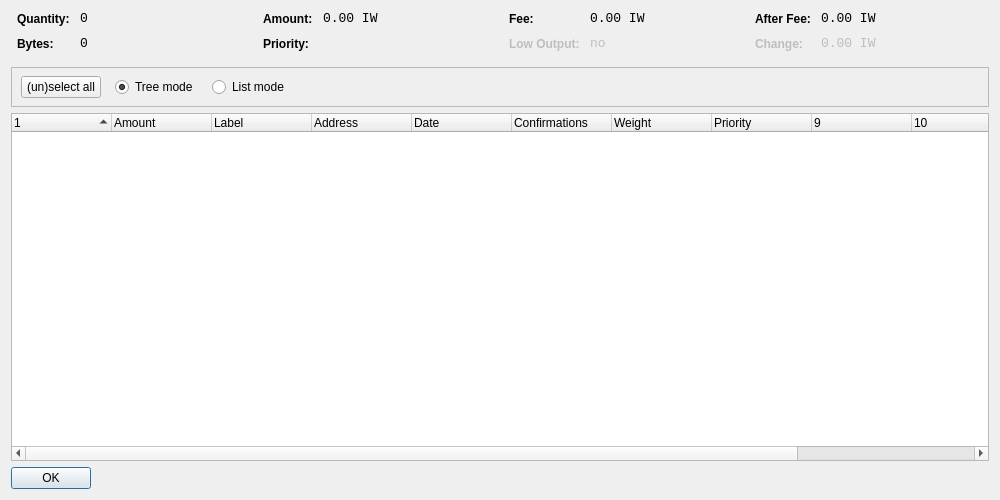
<?xml version="1.0" encoding="UTF-8"?>
<ui version="4.0">
 <class>CoinControlDialog</class>
 <widget class="QWidget" name="CoinControlDialog">
  <property name="geometry">
   <rect>
    <x>0</x>
    <y>0</y>
    <width>1000</width>
    <height>500</height>
   </rect>
  </property>
  <property name="windowTitle">
   <string>Coin Control</string>
  </property>
  <layout class="QVBoxLayout" name="verticalLayout">
   <item>
    <layout class="QHBoxLayout" name="horizontalLayoutTop" stretch="0,0,0,0">
     <property name="topMargin">
      <number>0</number>
     </property>
     <property name="bottomMargin">
      <number>10</number>
     </property>
     <item>
      <layout class="QFormLayout" name="formLayoutCoinControl1">
       <property name="horizontalSpacing">
        <number>10</number>
       </property>
       <property name="verticalSpacing">
        <number>10</number>
       </property>
       <property name="leftMargin">
        <number>6</number>
       </property>
       <property name="rightMargin">
        <number>6</number>
       </property>
       <item row="0" column="0">
        <widget class="QLabel" name="labelCoinControlQuantityText">
         <property name="styleSheet">
          <string notr="true">font-weight:bold;</string>
         </property>
         <property name="text">
          <string>Quantity:</string>
         </property>
        </widget>
       </item>
       <item row="0" column="1">
        <widget class="QLabel" name="labelCoinControlQuantity">
         <property name="font">
          <font>
           <family>Monospace</family>
           <pointsize>10</pointsize>
          </font>
         </property>
         <property name="cursor">
          <cursorShape>IBeamCursor</cursorShape>
         </property>
         <property name="contextMenuPolicy">
          <enum>Qt::ActionsContextMenu</enum>
         </property>
         <property name="text">
          <string notr="true">0</string>
         </property>
         <property name="textInteractionFlags">
          <set>Qt::LinksAccessibleByMouse|Qt::TextSelectableByKeyboard|Qt::TextSelectableByMouse</set>
         </property>
        </widget>
       </item>
       <item row="1" column="0">
        <widget class="QLabel" name="labelCoinControlBytesText">
         <property name="styleSheet">
          <string notr="true">font-weight:bold;</string>
         </property>
         <property name="text">
          <string>Bytes:</string>
         </property>
        </widget>
       </item>
       <item row="1" column="1">
        <widget class="QLabel" name="labelCoinControlBytes">
         <property name="font">
          <font>
           <family>Monospace</family>
           <pointsize>10</pointsize>
          </font>
         </property>
         <property name="cursor">
          <cursorShape>IBeamCursor</cursorShape>
         </property>
         <property name="contextMenuPolicy">
          <enum>Qt::ActionsContextMenu</enum>
         </property>
         <property name="text">
          <string notr="true">0</string>
         </property>
         <property name="textInteractionFlags">
          <set>Qt::LinksAccessibleByMouse|Qt::TextSelectableByKeyboard|Qt::TextSelectableByMouse</set>
         </property>
        </widget>
       </item>
      </layout>
     </item>
     <item>
      <layout class="QFormLayout" name="formLayoutCoinControl2">
       <property name="horizontalSpacing">
        <number>10</number>
       </property>
       <property name="verticalSpacing">
        <number>10</number>
       </property>
       <property name="leftMargin">
        <number>6</number>
       </property>
       <property name="rightMargin">
        <number>6</number>
       </property>
       <item row="0" column="0">
        <widget class="QLabel" name="labelCoinControlAmountText">
         <property name="styleSheet">
          <string notr="true">font-weight:bold;</string>
         </property>
         <property name="text">
          <string>Amount:</string>
         </property>
        </widget>
       </item>
       <item row="0" column="1">
        <widget class="QLabel" name="labelCoinControlAmount">
         <property name="font">
          <font>
           <family>Monospace</family>
           <pointsize>10</pointsize>
          </font>
         </property>
         <property name="cursor">
          <cursorShape>IBeamCursor</cursorShape>
         </property>
         <property name="contextMenuPolicy">
          <enum>Qt::ActionsContextMenu</enum>
         </property>
         <property name="text">
          <string notr="true">0.00 IW</string>
         </property>
         <property name="textInteractionFlags">
          <set>Qt::LinksAccessibleByMouse|Qt::TextSelectableByKeyboard|Qt::TextSelectableByMouse</set>
         </property>
        </widget>
       </item>
       <item row="1" column="0">
        <widget class="QLabel" name="labelCoinControlPriorityText">
         <property name="styleSheet">
          <string notr="true">font-weight:bold;</string>
         </property>
         <property name="text">
          <string>Priority:</string>
         </property>
        </widget>
       </item>
       <item row="1" column="1">
        <widget class="QLabel" name="labelCoinControlPriority">
         <property name="font">
          <font>
           <family>Monospace</family>
           <pointsize>10</pointsize>
          </font>
         </property>
         <property name="cursor">
          <cursorShape>IBeamCursor</cursorShape>
         </property>
         <property name="contextMenuPolicy">
          <enum>Qt::ActionsContextMenu</enum>
         </property>
         <property name="text">
          <string/>
         </property>
         <property name="textInteractionFlags">
          <set>Qt::LinksAccessibleByMouse|Qt::TextSelectableByKeyboard|Qt::TextSelectableByMouse</set>
         </property>
        </widget>
       </item>
      </layout>
     </item>
     <item>
      <layout class="QFormLayout" name="formLayoutCoinControl3">
       <property name="horizontalSpacing">
        <number>10</number>
       </property>
       <property name="verticalSpacing">
        <number>10</number>
       </property>
       <property name="leftMargin">
        <number>6</number>
       </property>
       <property name="rightMargin">
        <number>6</number>
       </property>
       <item row="0" column="0">
        <widget class="QLabel" name="labelCoinControlFeeText">
         <property name="styleSheet">
          <string notr="true">font-weight:bold;</string>
         </property>
         <property name="text">
          <string>Fee:</string>
         </property>
        </widget>
       </item>
       <item row="0" column="1">
        <widget class="QLabel" name="labelCoinControlFee">
         <property name="font">
          <font>
           <family>Monospace</family>
           <pointsize>10</pointsize>
          </font>
         </property>
         <property name="cursor">
          <cursorShape>IBeamCursor</cursorShape>
         </property>
         <property name="contextMenuPolicy">
          <enum>Qt::ActionsContextMenu</enum>
         </property>
         <property name="text">
          <string notr="true">0.00 IW</string>
         </property>
         <property name="textInteractionFlags">
          <set>Qt::LinksAccessibleByMouse|Qt::TextSelectableByKeyboard|Qt::TextSelectableByMouse</set>
         </property>
        </widget>
       </item>
       <item row="1" column="0">
        <widget class="QLabel" name="labelCoinControlLowOutputText">
         <property name="enabled">
          <bool>false</bool>
         </property>
         <property name="styleSheet">
          <string notr="true">font-weight:bold;</string>
         </property>
         <property name="text">
          <string>Low Output:</string>
         </property>
        </widget>
       </item>
       <item row="1" column="1">
        <widget class="QLabel" name="labelCoinControlLowOutput">
         <property name="enabled">
          <bool>false</bool>
         </property>
         <property name="font">
          <font>
           <family>Monospace</family>
           <pointsize>10</pointsize>
          </font>
         </property>
         <property name="cursor">
          <cursorShape>IBeamCursor</cursorShape>
         </property>
         <property name="contextMenuPolicy">
          <enum>Qt::ActionsContextMenu</enum>
         </property>
         <property name="text">
          <string>no</string>
         </property>
         <property name="textInteractionFlags">
          <set>Qt::LinksAccessibleByMouse|Qt::TextSelectableByKeyboard|Qt::TextSelectableByMouse</set>
         </property>
        </widget>
       </item>
      </layout>
     </item>
     <item>
      <layout class="QFormLayout" name="formLayoutCoinControl4">
       <property name="horizontalSpacing">
        <number>10</number>
       </property>
       <property name="verticalSpacing">
        <number>10</number>
       </property>
       <property name="leftMargin">
        <number>6</number>
       </property>
       <property name="rightMargin">
        <number>6</number>
       </property>
       <item row="0" column="0">
        <widget class="QLabel" name="labelCoinControlAfterFeeText">
         <property name="styleSheet">
          <string notr="true">font-weight:bold;</string>
         </property>
         <property name="text">
          <string>After Fee:</string>
         </property>
        </widget>
       </item>
       <item row="0" column="1">
        <widget class="QLabel" name="labelCoinControlAfterFee">
         <property name="font">
          <font>
           <family>Monospace</family>
           <pointsize>10</pointsize>
          </font>
         </property>
         <property name="cursor">
          <cursorShape>IBeamCursor</cursorShape>
         </property>
         <property name="contextMenuPolicy">
          <enum>Qt::ActionsContextMenu</enum>
         </property>
         <property name="text">
          <string notr="true">0.00 IW</string>
         </property>
         <property name="textInteractionFlags">
          <set>Qt::LinksAccessibleByMouse|Qt::TextSelectableByKeyboard|Qt::TextSelectableByMouse</set>
         </property>
        </widget>
       </item>
       <item row="1" column="0">
        <widget class="QLabel" name="labelCoinControlChangeText">
         <property name="enabled">
          <bool>false</bool>
         </property>
         <property name="styleSheet">
          <string notr="true">font-weight:bold;</string>
         </property>
         <property name="text">
          <string>Change:</string>
         </property>
        </widget>
       </item>
       <item row="1" column="1">
        <widget class="QLabel" name="labelCoinControlChange">
         <property name="enabled">
          <bool>false</bool>
         </property>
         <property name="font">
          <font>
           <family>Monospace</family>
           <pointsize>10</pointsize>
          </font>
         </property>
         <property name="cursor">
          <cursorShape>IBeamCursor</cursorShape>
         </property>
         <property name="contextMenuPolicy">
          <enum>Qt::ActionsContextMenu</enum>
         </property>
         <property name="text">
          <string notr="true">0.00 IW</string>
         </property>
         <property name="textInteractionFlags">
          <set>Qt::LinksAccessibleByMouse|Qt::TextSelectableByKeyboard|Qt::TextSelectableByMouse</set>
         </property>
        </widget>
       </item>
      </layout>
     </item>
    </layout>
   </item>
   <item>
    <widget class="QFrame" name="frame">
     <property name="minimumSize">
      <size>
       <width>0</width>
       <height>40</height>
      </size>
     </property>
     <property name="frameShape">
      <enum>QFrame::StyledPanel</enum>
     </property>
     <property name="frameShadow">
      <enum>QFrame::Sunken</enum>
     </property>
     <widget class="QWidget" name="horizontalLayoutWidget">
      <property name="geometry">
       <rect>
        <x>10</x>
        <y>0</y>
        <width>781</width>
        <height>41</height>
       </rect>
      </property>
      <layout class="QHBoxLayout" name="horizontalLayoutPanel" stretch="0,0,0,0">
       <property name="spacing">
        <number>14</number>
       </property>
       <item>
        <widget class="QPushButton" name="pushButtonSelectAll">
         <property name="sizePolicy">
          <sizepolicy hsizetype="Maximum" vsizetype="Fixed">
           <horstretch>0</horstretch>
           <verstretch>0</verstretch>
          </sizepolicy>
         </property>
         <property name="text">
          <string>(un)select all</string>
         </property>
        </widget>
       </item>
       <item>
        <widget class="QRadioButton" name="radioTreeMode">
         <property name="sizePolicy">
          <sizepolicy hsizetype="Maximum" vsizetype="Fixed">
           <horstretch>0</horstretch>
           <verstretch>0</verstretch>
          </sizepolicy>
         </property>
         <property name="text">
          <string>Tree mode</string>
         </property>
         <property name="checked">
          <bool>true</bool>
         </property>
        </widget>
       </item>
       <item>
        <widget class="QRadioButton" name="radioListMode">
         <property name="sizePolicy">
          <sizepolicy hsizetype="Maximum" vsizetype="Fixed">
           <horstretch>0</horstretch>
           <verstretch>0</verstretch>
          </sizepolicy>
         </property>
         <property name="text">
          <string>List mode</string>
         </property>
        </widget>
       </item>
       <item>
        <spacer name="horizontalSpacer">
         <property name="orientation">
          <enum>Qt::Horizontal</enum>
         </property>
         <property name="sizeHint" stdset="0">
          <size>
           <width>40</width>
           <height>20</height>
          </size>
         </property>
        </spacer>
       </item>
      </layout>
     </widget>
    </widget>
   </item>
   <item>
    <widget class="CoinControlTreeWidget" name="treeWidget">
     <property name="contextMenuPolicy">
      <enum>Qt::CustomContextMenu</enum>
     </property>
     <property name="sortingEnabled">
      <bool>false</bool>
     </property>
     <property name="columnCount">
      <number>12</number>
     </property>
     <attribute name="headerShowSortIndicator" stdset="0">
      <bool>true</bool>
     </attribute>
     <attribute name="headerStretchLastSection">
      <bool>false</bool>
     </attribute>
     <column>
      <property name="text">
       <string/>
      </property>
     </column>
     <column>
      <property name="text">
       <string>Amount</string>
      </property>
     </column>
     <column>
      <property name="text">
       <string>Label</string>
      </property>
     </column>
     <column>
      <property name="text">
       <string>Address</string>
      </property>
     </column>
     <column>
      <property name="text">
       <string>Date</string>
      </property>
     </column>
     <column>
      <property name="text">
       <string>Confirmations</string>
      </property>
      <property name="toolTip">
       <string>Confirmed</string>
      </property>
     </column>
     <column>
      <property name="text">
       <string>Weight</string>
      </property>
     </column>
     <column>
      <property name="text">
       <string>Priority</string>
      </property>
     </column>
     <column>
      <property name="text">
       <string/>
      </property>
     </column>
     <column>
      <property name="text">
       <string/>
      </property>
     </column>
     <column>
      <property name="text">
       <string/>
      </property>
     </column>
     <column>
      <property name="text">
       <string/>
      </property>
     </column>
    </widget>
   </item>
   <item>
    <widget class="QDialogButtonBox" name="buttonBox">
     <property name="sizePolicy">
      <sizepolicy hsizetype="Maximum" vsizetype="Fixed">
       <horstretch>0</horstretch>
       <verstretch>0</verstretch>
      </sizepolicy>
     </property>
     <property name="orientation">
      <enum>Qt::Horizontal</enum>
     </property>
     <property name="standardButtons">
      <set>QDialogButtonBox::Ok</set>
     </property>
    </widget>
   </item>
  </layout>
 </widget>
 <customwidgets>
  <customwidget>
   <class>CoinControlTreeWidget</class>
   <extends>QTreeWidget</extends>
   <header>coincontroltreewidget.h</header>
  </customwidget>
 </customwidgets>
 <resources/>
 <connections/>
</ui>
